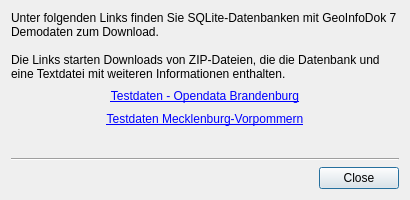
<?xml version="1.0" encoding="UTF-8"?>
<ui version="4.0">
 <class>Dialog</class>
 <widget class="QDialog" name="Dialog">
  <property name="geometry">
   <rect>
    <x>0</x>
    <y>0</y>
    <width>410</width>
    <height>200</height>
   </rect>
  </property>
  <property name="sizePolicy">
   <sizepolicy hsizetype="Fixed" vsizetype="Fixed">
    <horstretch>0</horstretch>
    <verstretch>0</verstretch>
   </sizepolicy>
  </property>
  <property name="minimumSize">
   <size>
    <width>410</width>
    <height>200</height>
   </size>
  </property>
  <property name="windowTitle">
   <string>SAGis ALKIS Suche - Demodaten</string>
  </property>
  <property name="windowIcon">
   <iconset>
    <normaloff>../resources/SAGis_Logo_Search.png</normaloff>../resources/SAGis_Logo_Search.png</iconset>
  </property>
  <layout class="QVBoxLayout" name="verticalLayout">
   <item>
    <widget class="QLabel" name="labelTop">
     <property name="text">
      <string>Unter folgenden Links finden Sie SQLite-Datenbanken mit GeoInfoDok 7 Demodaten zum Download.

Die Links starten Downloads von ZIP-Dateien, die die Datenbank und eine Textdatei mit weiteren Informationen enthalten.</string>
     </property>
     <property name="wordWrap">
      <bool>true</bool>
     </property>
    </widget>
   </item>
   <item>
    <widget class="QLabel" name="labelLinkNeuenhagen">
     <property name="text">
      <string>
&lt;a href=&quot;http://www.sagisweb.de/Media/SAGisAlkisQGis/Neuenhagen_bei_Berlin.zip&quot;&gt;Testdaten - Opendata Brandenburg&lt;/a&gt;</string>
     </property>
     <property name="alignment">
      <set>Qt::AlignCenter</set>
     </property>
     <property name="openExternalLinks">
      <bool>true</bool>
     </property>
    </widget>
   </item>
   <item>
    <widget class="QLabel" name="labelLinkTestdaten">
     <property name="mouseTracking">
      <bool>true</bool>
     </property>
     <property name="text">
      <string>&lt;a href=&quot;http://www.sagisweb.de/Media/SAGisAlkisQGis/Testdaten-GID7_NBA_MV.zip&quot;&gt;Testdaten Mecklenburg-Vorpommern&lt;/a&gt;</string>
     </property>
     <property name="alignment">
      <set>Qt::AlignCenter</set>
     </property>
     <property name="openExternalLinks">
      <bool>true</bool>
     </property>
    </widget>
   </item>
   <item>
    <widget class="QWidget" name="widget" native="true"/>
   </item>
   <item>
    <widget class="Line" name="line_2">
     <property name="orientation">
      <enum>Qt::Horizontal</enum>
     </property>
    </widget>
   </item>
   <item>
    <widget class="QDialogButtonBox" name="buttonBox">
     <property name="orientation">
      <enum>Qt::Horizontal</enum>
     </property>
     <property name="standardButtons">
      <set>QDialogButtonBox::Close</set>
     </property>
    </widget>
   </item>
  </layout>
 </widget>
 <resources/>
 <connections>
  <connection>
   <sender>buttonBox</sender>
   <signal>accepted()</signal>
   <receiver>Dialog</receiver>
   <slot>accept()</slot>
   <hints>
    <hint type="sourcelabel">
     <x>248</x>
     <y>254</y>
    </hint>
    <hint type="destinationlabel">
     <x>157</x>
     <y>274</y>
    </hint>
   </hints>
  </connection>
  <connection>
   <sender>buttonBox</sender>
   <signal>rejected()</signal>
   <receiver>Dialog</receiver>
   <slot>reject()</slot>
   <hints>
    <hint type="sourcelabel">
     <x>316</x>
     <y>260</y>
    </hint>
    <hint type="destinationlabel">
     <x>286</x>
     <y>274</y>
    </hint>
   </hints>
  </connection>
 </connections>
</ui>
